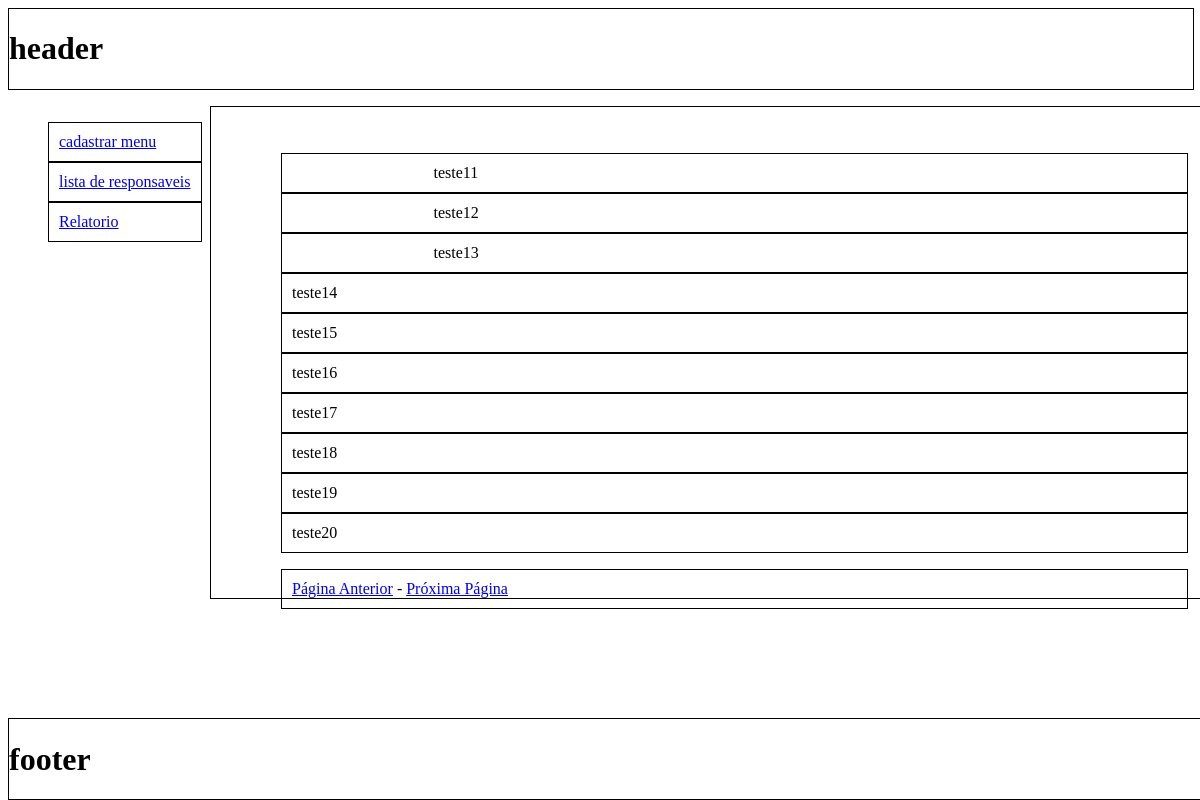
Page /admin/html/layout.php?page=lista&pagina=2 on the committed database.
### tables this page shows
CREATE TABLE `ResponsavelIdoso` (
  `Id` int(11) NOT NULL AUTO_INCREMENT,
  `ResponsavelCPF` varchar(11) NOT NULL,
  `ResponsavelNome` varchar(60) NOT NULL,
  `ResponsavelEmail` varchar(50) NOT NULL,
  `ResponsavelTelefone` varchar(9) NOT NULL,
  `ResponsavelDDD` varchar(3) NOT NULL,
  `IdosoCPF` varchar(11) NOT NULL,
  `IdosoNome` varchar(60) NOT NULL,
  PRIMARY KEY (`Id`),
  UNIQUE KEY `ResponsavelCPF_UNIQUE` (`ResponsavelCPF`),
  UNIQUE KEY `IdosoCPF_UNIQUE` (`IdosoCPF`)
);

### admin/libs/conexao/db.php (called while the page is built)
<?php
function ConexaoBD($host, $user, $pass, $banco, $sql)
{
	if (strlen($host) == 0 || $host == "*" || !is_string($host)) {
		die("Por favor informar o host");
	}
	elseif (strlen($user) == 0 || $user == "*" || !is_string($user)) {
		die("Por favor informar o usuario");
	}
	elseif (strlen($pass) == 0 || $pass == "*" || !is_string($pass)) {
		die("Por favor informar o password");
	}
	elseif (strlen($banco) == 0 || $banco == "*" || !is_string($banco)) {
		die("Por favor informar o banco de dados");
	}
	elseif (strlen($sql) == 0 || $sql == "*" || !is_string($sql)) {
		die("Por favor informar a sql");
	}
	else{
		$conexao = mysqli_connect($host, $user, $pass, $banco) or die(mysqli_error());
		if (!$resultado = mysqli_query($conexao, $sql)) {
			printf("<br>MYSQL Errormessage: %s\n", mysqli_error($conexao));
		}
		return $resultado;
	}
}

### admin/libs/crud/visListaResp.php (called while the page is built)
<?php
require_once('/var/www/12HD/admin/libs/conexao/db.php');
function VisualizaResponsaveis($limite="")
{
	$sql = "SELECT * FROM ResponsavelIdoso ".$limite;
	$funcao = ConexaoBD("localhost", "root", "123456", "MelhorIdadeSA", $sql);
	if (mysqli_num_rows($funcao) > 0) {
		return $funcao;
	} else {
	    echo "0 Resultado";
	}
}

### admin/html/pages/lista.php (the view)
<?php
	require_once $_SERVER["DOCUMENT_ROOT"]."/12HD/admin/libs/crud/visListaResp.php";
  	$pagina=isset($_GET['pagina'])?$_GET['pagina']:false;
	if (!$pagina) {
		$pagAtual = "1";
	} else {
		$pagAtual = $pagina;
	}
	$inicio = $pagAtual - 1;
	$inicio = $inicio * 10;
	$limite = "LIMIT $inicio, 10;";
	$totalRegistros = mysqli_num_rows(VisualizaResponsaveis());
	$totalPaginas = $totalRegistros/10;
	$row = VisualizaResponsaveis($limite);
	$pagAnterior = $pagAtual - 1;
	$pagSeguinte = $pagAtual + 1;
?>
<div class="content">
	<ul class="responsaveis lista">
		<?php foreach($row as $valor):?>
			<li><?php echo $valor['ResponsavelNome']?></li>
		<?php endforeach;?>
	</ul>
	<ul class="responsaveis lista">
		<li>
		<?php
			if ($pagAtual>1)
				echo "<a href='?page=lista&pagina=$pagAnterior'> Página Anterior</a>";
			if ($pagAtual<$totalPaginas && $pagAtual>1)
				echo " - ";
			if ($pagAtual<$totalPaginas)
				echo "<a href='?page=lista&pagina=$pagSeguinte'> Próxima Página</a>";
		?>
		</li>
	</ul>
</div>

### admin/html/css/admin.css (style rules this page uses)
li { list-style: none; border: 1px solid; padding: 10px; }
li a { width:100%; }
.content { width: 80%; border: 1px solid; left: 202px; position: relative; margin-top: 16px; height: 55%; padding: 30px; }

### rows in the picture
responsavelidoso: ResponsavelNome "teste11"
responsavelidoso: ResponsavelNome "teste12"
responsavelidoso: ResponsavelNome "teste13"
responsavelidoso: ResponsavelNome "teste14"
responsavelidoso: ResponsavelNome "teste15"
responsavelidoso: ResponsavelNome "teste16"
responsavelidoso: ResponsavelNome "teste17"
responsavelidoso: ResponsavelNome "teste18"
responsavelidoso: ResponsavelNome "teste19"
responsavelidoso: ResponsavelNome "teste20"
